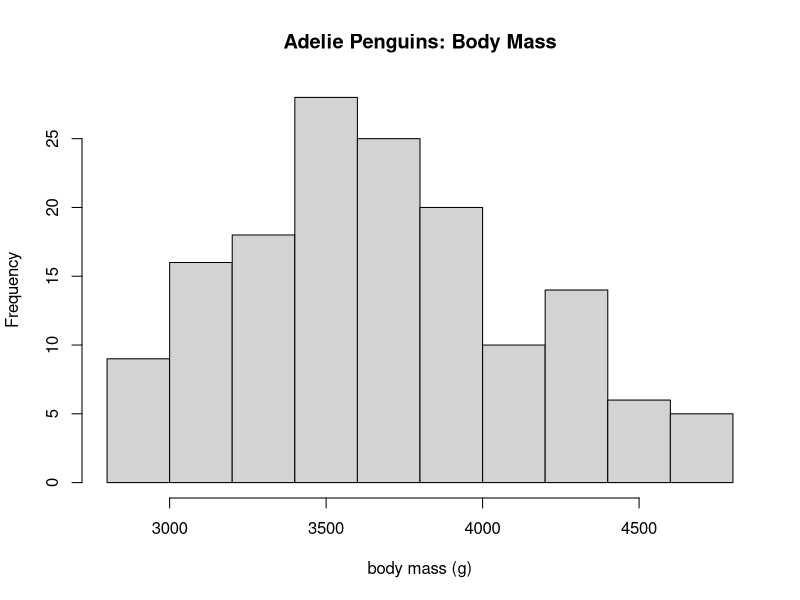
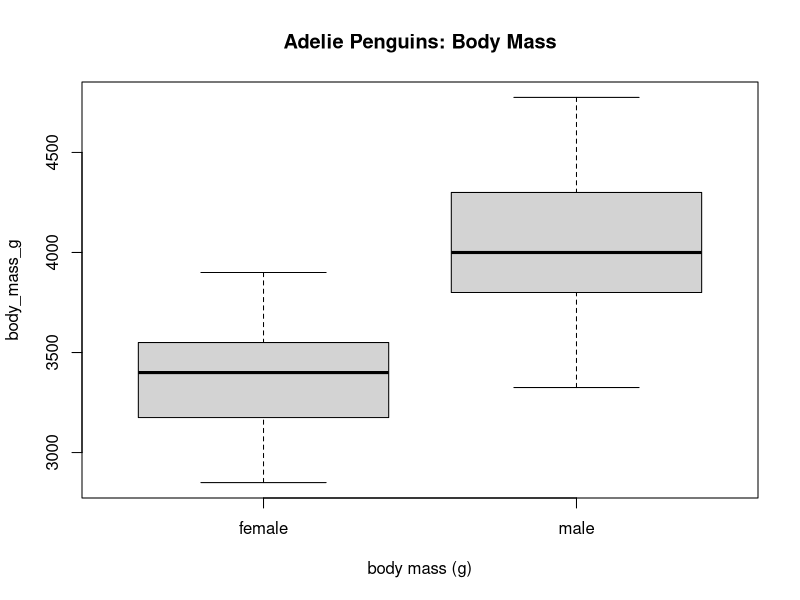

Reproduce these figures in R, in order. (Note: this script raises an error after producing the figures.)
require(palmerpenguins)
dat_ade = droplevels(subset(penguins, 
                            species == "Adelie"))

hist(dat_ade$body_mass_g, 
     main = "Adelie Penguins: Body Mass", 
     xlab = "body mass (g)")

boxplot(body_mass_g ~ sex, 
        data = dat_ade,
        main = "Adelie Penguins: Body Mass", 
        xlab = "body mass (g)")


dat_ade_f= subset(dat_ade, sex == "female")

t.test(dat_ade_f$body_mass_g, y = NULL, 
       alternative = c("greater"),
       mu= 0, paired= FALSE, var.equal= FALSE,
       conf.level = 0.95 )

dat_ade_m= subset(dat_ade, sex == "male")
t.test(dat_ade_m$body_mass_g, y = NULL, 
       alternative = c("greater"),
       mu= 4000 )

t.test(dat_ade$body_mass_g ~ dat_ade$sex, 
       alternative = c("two.sided", "less", "greater"))

t.test(dat_ade_m$body_mass_g ~ dat_ade_f$body_mass_g, 
       alternative = c("greater"))



